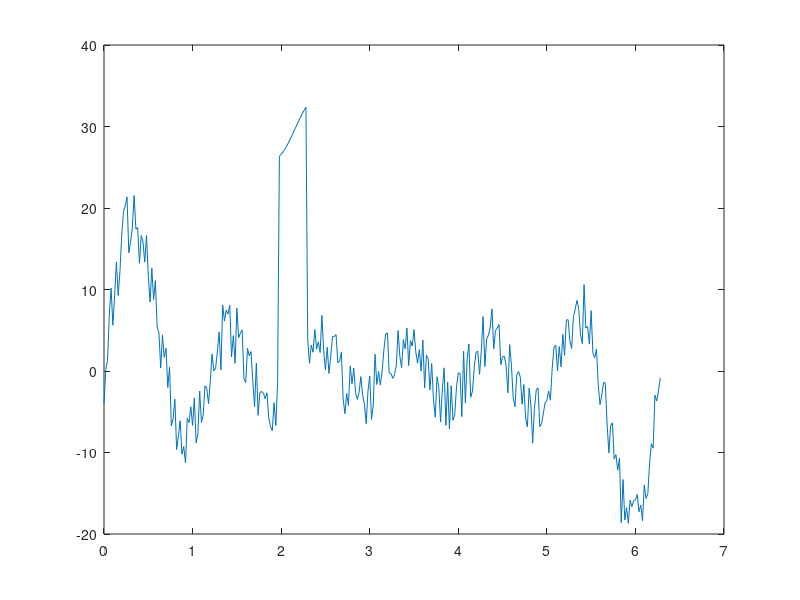

Here is the MATLAB script that generated this plot: (Note: this script raises an error after producing the figure.)
x = [1 2 3 4 5 6]';
t = (0:0.02:2*pi)';
A = [sin(t) sin(2*t) sin(3*t) sin(4*t) sin(5*t) sin(6*t)];
e = (-4+8*rand(length(t),1));
e(100:115) = 30;
y = A*x+e;
plot(t,y);

xhat = sdpvar(6,1);

e = y-A*xhat;
bound = sdpvar(length(e),1);
Constraints = [-bound <= e <= bound];
optimize(Constraints,sum(bound));
x_L1 = value(xhat);
bound = sdpvar(1,1);
Constraints  = [-bound <= e <= bound];
optimize(Constraints,bound);
x_Linf = value(xhat);


% optimize([],e'*e);
% x_L2 = value(xhat);
% 
% 
% bound = sdpvar(length(e),1);
% Constraints = [-bound <= e <= bound];
% optimize(Constraints,e'*e + sum(bound));
% 
% plot(t,[y A*x_L1 A*x_L2 A*x_Linf]);
% optimize([],norm(e,1));
% optimize([],norm(e,inf));
% optimize([],e'*e + norm(e,1));
% optimize([],norm(residuals,2));
% s = sdpvar(length(e),1);
% optimize([s == e],s'*s);
% R = chol(Q);
% s = sdpvar(length(x),1);
% optimize([s == R*x],s'*s);
% R = my_smart_factorization(Q);
% s = sdpvar(size(R,2),1);
% optimize([s == R*x],s'*s);
% s = sdpvar(1);
% optimize([s == sum(x)],s^2);
% optimize([],norm(R*e)^2);
% optimize([],e'*R'*R*e);
